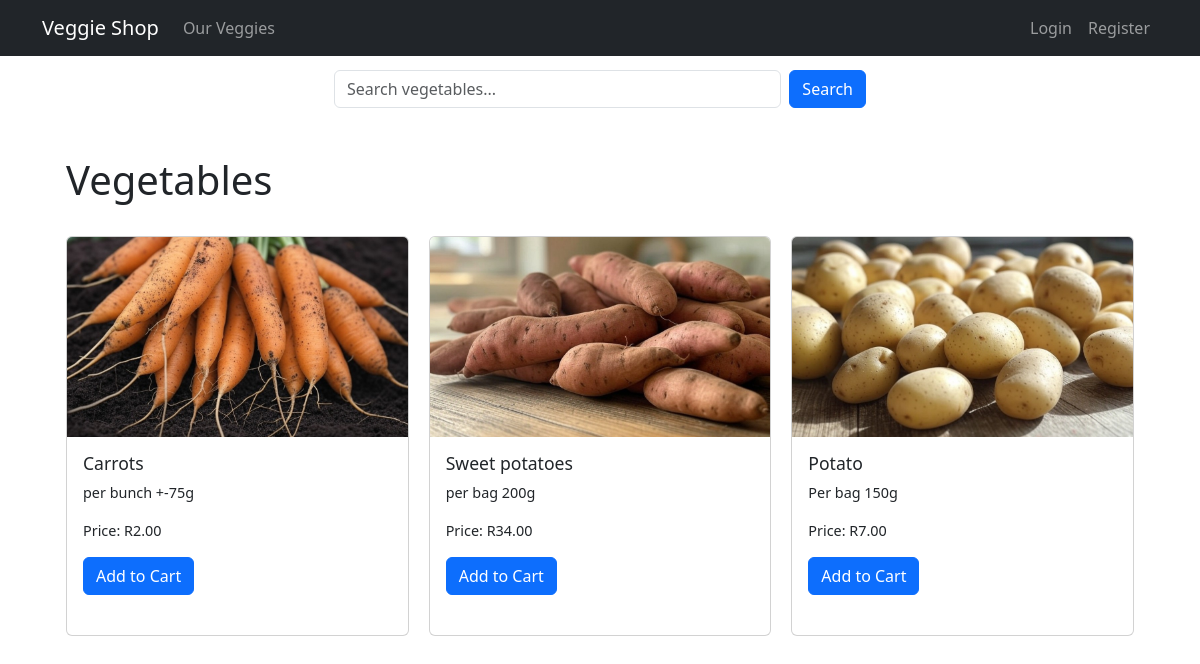
The page /list/ on the database as committed earlier.
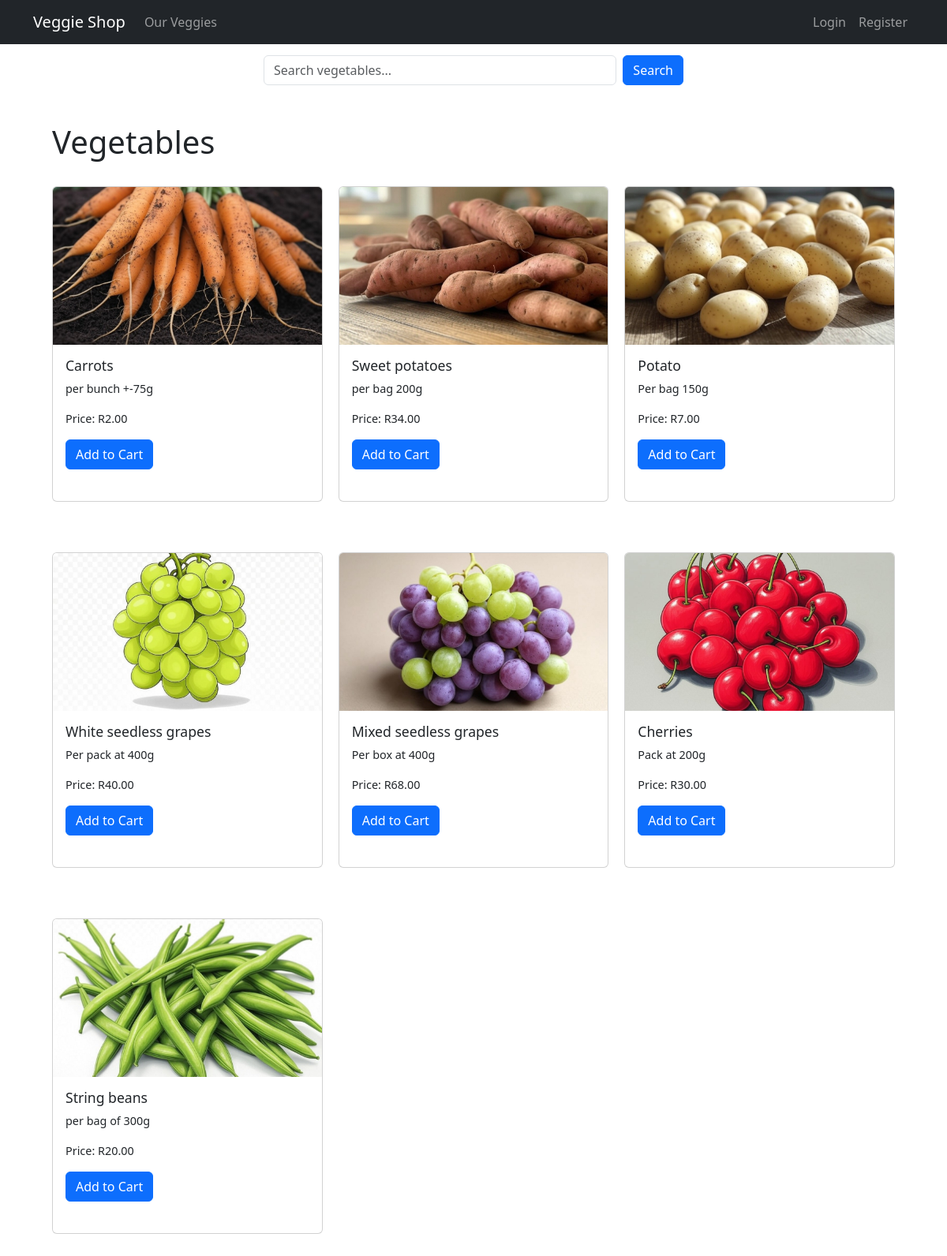
The same page on the database as committed later.
### cart/models.py (models this page shows, shortened)
class Vegetable(models.Model):
    name = models.CharField(max_length=100)
    price = models.DecimalField(max_digits=6, decimal_places=2)  # Changed from price_per_kg
    description = models.TextField()
    image = models.ImageField(upload_to='vegetables/', blank=True, null=True)

### cart/views.py (the view)
# urls.py: path('list/', views.VegetableListView.as_view(), name='vegetable_list'),
class VegetableListView(ListView):
    model = Vegetable
    template_name = 'cart/vegetable_list.html'
    context_object_name = 'vegetables'
    def get_queryset(self):
        queryset = super().get_queryset()
        search_term = self.request.GET.get('search')
        if search_term:
            queryset = queryset.filter(name__icontains=search_term)
        return queryset

### cart/templates/cart/vegetable_list.html (shortened to what this page needs)
{% extends "base.html" %}
{% block content %}
<div class="container mt-4">
    <div class="row mb-4">
        <div class="col-md-6 mx-auto">
            <form method="get" class="d-flex">
                <input type="text"
                       name="search"
                       class="form-control me-2"
                       placeholder="Search vegetables..."
                       value="{{ request.GET.search|default:'' }}">
                <button type="submit" class="btn btn-primary">Search</button>
            </form>
        </div>
    </div>
    <div class="container mt-5">
        <h1>Vegetables</h1>
        <div class="row g-4">
            {% for vegetable in vegetables %}
            <div class="col-md-4">
                <div class="card">
                    {% if vegetable.image %}
                    <img src="{{ vegetable.image.url }}" class="card-img-top" alt="{{ vegetable.name }}">
                    {% endif %}
                    <div class="card-body">
                        <h5 class="card-title">{{ vegetable.name }}</h5>
                        <p class="card-text">{{ vegetable.description }}</p>
                        <p class="card-text">Price: R{{ vegetable.price }}</p>
                        <form method="post" action="{% url 'add_to_cart' vegetable.id %}">
                            <button type="submit" class="btn btn-primary">Add to Cart</button>
                        </form>
                    </div>
                </div>
            </div>
            {% endfor %}
        </div>
    </div>
</div>
{% endblock %}

### cart/templates/base.html (shortened to what this page needs)
<!DOCTYPE html>
<html lang="en">
<head>
    <link href="https://cdn.jsdelivr.net/npm/bootstrap@5.3.0/dist/css/bootstrap.min.css" rel="stylesheet">
</head>
<body>
    <nav class="navbar navbar-expand-lg navbar-dark bg-dark">
        <div class="container">
            <a class="navbar-brand" href="{% url 'home' %}">Veggie Shop</a>
            <div class="collapse navbar-collapse" id="navbarNav">
                <ul class="navbar-nav me-auto">
                    <li class="nav-item">
                        <a class="nav-link" href="{% url 'vegetable_list' %}">Our Veggies</a>
                    </li>
                </ul>
                <ul class="navbar-nav ms-auto">
                    {% if user.is_authenticated %}
                        <li class="nav-item">
                            <span class="nav-link">Welcome, {{ user.username }}</span>
                        </li>
                        <li class="nav-item">
                            <a class="nav-link" href="{% url 'cart' %}">Cart</a>
                        </li>
                        <li class="nav-item">
                            <form method="post" action="{% url 'logout' %}" class="d-inline">
                                {% csrf_token %}
                                <button type="submit" class="btn btn-link nav-link">Logout</button>
                            </form>
                        </li>
                    {% else %}
                        <li class="nav-item">
                            <a class="nav-link" href="{% url 'login' %}">Login</a>
                        </li>
                        <li class="nav-item">
                            <a class="nav-link" href="{% url 'register' %}">Register</a>
                        </li>
                    {% endif %}
                </ul>
            </div>
        </div>
    </nav>
    <div class="container mt-4">
        {% block content %}{% endblock %}
    </div>
</body>
</html>

### cart/templates/cart/vegetable_list.html (style rules this page uses)
.card { width: 100%; height: 400px; display: flex; flex-direction: column; margin-bottom: 20px; transition: transform 0.2s; }
.card-img-top { width: 100%; height: 200px; object-fit: cover; }
.card-body { flex: 1; display: flex; flex-direction: column; padding: 1rem; overflow: hidden; }
.card-title { font-size: 1.1rem; margin-bottom: 0.5rem; }
.card-text { font-size: 0.9rem; overflow: hidden; text-overflow: ellipsis; display: -webkit-box; -webkit-line-clamp: 3; -webkit-box-orient: vertical; }
.row { display: flex; flex-wrap: wrap; margin: -10px; }
.col-md-4 { padding: 10px; flex: 0 0 33.333333%; max-width: 33.333333%; }

Rows that differ between the two databases and show on the page:
added Vegetable: image (picture), name "White seedless grapes", description "Per pack at 400g", price "40.00"
added Vegetable: image (picture), name "Mixed seedless grapes", description "Per box at 400g", price "68.00"
added Vegetable: image (picture), name "Cherries", description "Pack at 200g", price "30.00"
added Vegetable: image (picture), name "String beans", description "per bag of 300g", price "20.00"
